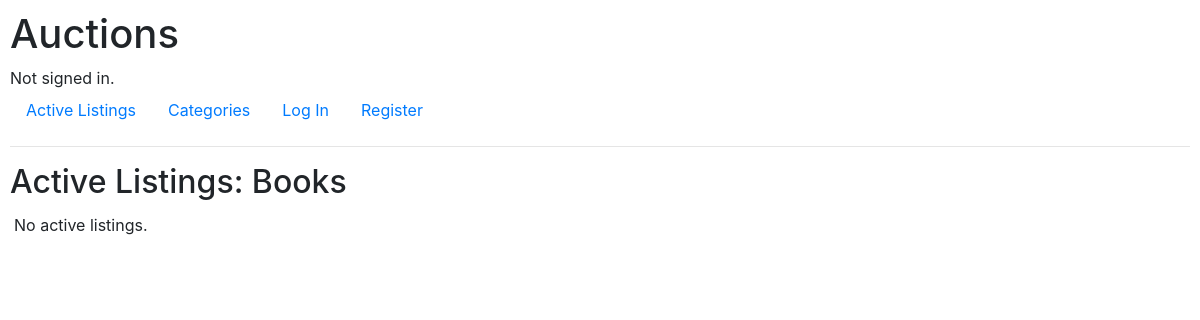
/categories/Books, run on an earlier commit of the app's database.
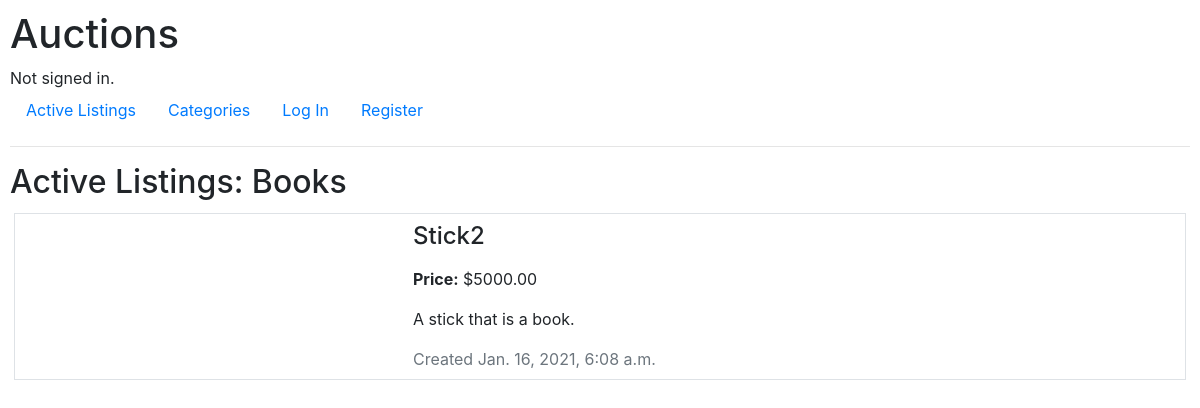
And on a later commit of the database.
### auctions/models.py (models this page shows, shortened)
class Category(models.Model):
    title = models.CharField(max_length=100)

class Listing(models.Model):
    active = models.BooleanField(default=True)
    title = models.CharField(max_length=100)
    category = models.ForeignKey(Category, on_delete=models.CASCADE, related_name="listings")
    startingBid = models.DecimalField(max_digits=19, decimal_places=2, validators=[MinValueValidator(limit_value=0)])
    description = models.CharField(max_length=500, blank=True)
    image = models.URLField(max_length=5000, blank=True)
    lister = models.ForeignKey(User, blank=True, on_delete=models.CASCADE, related_name="listings")
    interestedUsers = models.ManyToManyField(User, blank=True, related_name="watchlist")
    date = models.DateTimeField(auto_now=True)

### auctions/views.py (the view)
# urls.py: path("categories/<str:category>", views.category, name="category")
def category(request, category):
    categoryObj = Category.objects.get(title=category)
    listings = categoryObj.listings.all().filter(active=True)
    return render(request, "auctions/index.html", {
        "category": category,
        "listings": listings
    })

### auctions/templates/auctions/index.html (shortened to what this page needs)
{% extends "auctions/layout.html" %}
{% load static %}
{% block body %}
    {% if category %}
        <h2>Active Listings: {{ category }}</h2>
    {% else %}
        <h2>Active Listings</h2>
    {% endif %}
    <div class="p-1">
    {% for listing in listings %}
        <div class="container-fluid border mb-3">
            <div class="row">
                <div class="col-4 p-2">
                </div>
                <div class="col-8 p-2">
                    <div class="mb-3">
                        <h4>{{ listing.title }}</h4>
                    </div>
                    <div class="mb-3">
                        <b>Price:</b>
                        {% if listing.bidders.all.count != 0 %}
                            ${{ listing.bidders.all.last.amount }}
                        {% else %}
                            ${{ listing.startingBid }}
                        {% endif %}
                    </div>
                    <div class="mb-3">
                        {{ listing.description }}
                    </div>
                    <div class="text-secondary">
                        Created {{ listing.date }}
                    </div>
                </div>
            </div>
        </div>
    {% empty %}
        No active listings.
    {% endfor %}
    </div>
{% endblock %}

### auctions/templates/auctions/layout.html (shortened to what this page needs)
{% load static %}
<!DOCTYPE html>
<html lang="en">
    <head>
        <link rel="stylesheet" href="https://stackpath.bootstrapcdn.com/bootstrap/4.4.1/css/bootstrap.min.css">
        <link href="{% static 'auctions/styles.css' %}" rel="stylesheet">
    </head>
    <body>
        <h1>Auctions</h1>
        <div>
            {% if user.is_authenticated %}
                Signed in as <strong>{{ user.username }}</strong>.
            {% else %}
                Not signed in.
            {% endif %}
        </div>
        <ul class="nav">
            <li class="nav-item">
                <a class="nav-link" href="{% url 'index' %}">Active Listings</a>
            </li>
            <li class="nav-item">
                <a class="nav-link" href="{% url 'categories' %}">Categories</a>
            </li>
            {% if user.is_authenticated %}
                <li class="nav-item">
                    <a class="nav-link" href="{% url 'createListing' %}">Create Listing</a>
                </li>
                <li class="nav-item">
                    <a class="nav-link" href="{% url 'logout' %}">Log Out</a>
                </li>
            {% else %}
                <li class="nav-item">
                    <a class="nav-link" href="{% url 'login' %}">Log In</a>
                </li>
                <li class="nav-item">
                    <a class="nav-link" href="{% url 'register' %}">Register</a>
                </li>
            {% endif %}
        </ul>
        <hr>
        {% block body %}
        {% endblock %}
    </body>
</html>

### auctions/static/auctions/styles.css (style rules this page uses)
body { padding: 10px; }

What changed in the data, as far as the page shows it:
added Listing: title "Stick2", startingBid "5000.00", description "A stick that is a book.", date "Jan. 16, 2021, 6:08 a.m."
Also different on the page:
text no longer shown: "No active listings."
